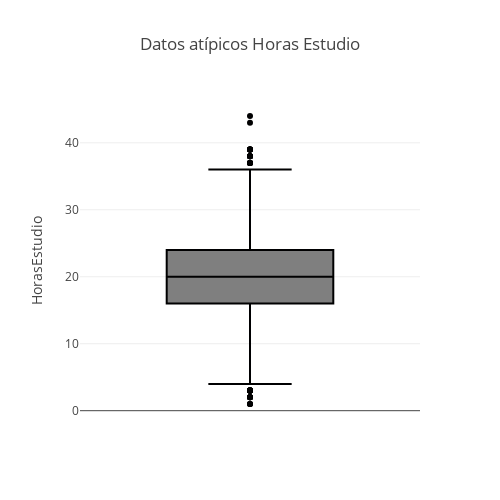

The cell this chart's notebook holds for it:
### Code cell
#Graficando el boxplot
fig = px.box(df2, y='HorasEstudio', title='Datos atípicos Horas Estudio')
fig.update_layout(width=500,height=500) 
fig.show()

### Figure 1 — Plotly figure (JSON) as saved in the notebook; plotly's stock layout.template omitted (floating-point values rounded to 4 significant figures; data arrays with more than 128 entries replaced by an {"elided": "..."} marker saying what was removed)
{"data": [{"alignmentgroup": "True", "hovertemplate": "HorasEstudio=%{y}<extra></extra>", "legendgroup": "", "marker": {"color": "#000001"}, "name": "", "notched": false, "offsetgroup": "", "orientation": "v", "showlegend": false, "type": "box", "x0": " ", "xaxis": "x", "y": {"elided": "6699 int values"}, "y0": " ", "yaxis": "y"}], "layout": {"boxmode": "group", "height": 500, "legend": {"tracegroupgap": 0}, "title": {"text": "Datos atípicos Horas Estudio"}, "width": 500, "xaxis": {"anchor": "y", "domain": [0, 1]}, "yaxis": {"anchor": "x", "domain": [0, 1], "title": {"text": "HorasEstudio"}}}}
